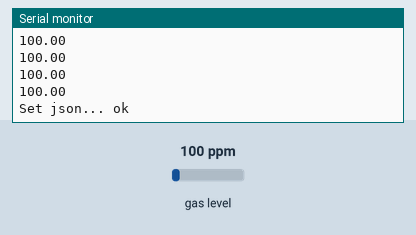
A sketch run on a simulated ESP8266 (NodeMCU). On the bench: the last lines printed to the serial monitor. The test bench sets the inputs (shaded band); at power-on: gas level 100 ppm. WiFi joins after 1.5 s; servers stay silent unless stated; the local clock reads 2024-03-15 10:24:30 at power-on unless the sketch sets it.

Above: at 3.2 s.
3.3 s: gas level set to 20 ppm
At 3.64 s:
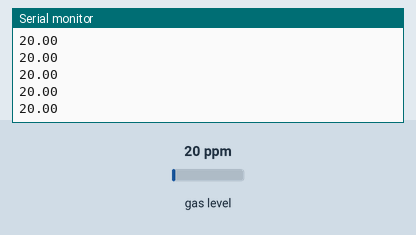
4.8 s: gas level set to 250 ppm
At 4.89 s:
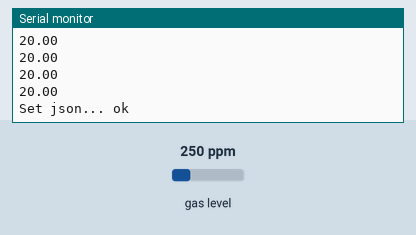
Timing chart, 0 to 7.8 s (numbered marks = the images above; inputs shaded):
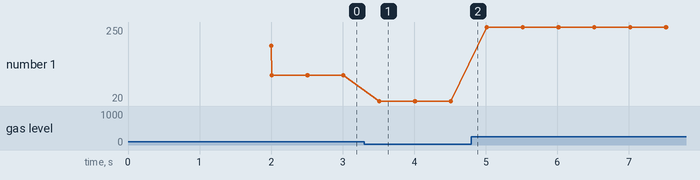

Measured:
- after the input at 3.3 s, the serial monitor: prints a new line after 0.21 s (image 1)
- plotted number 1: 100 → 20 after the input at 3.3 s, 20 → 250 after the input at 4.8 s

The sketch:

write_Firebase_auth.ino
```cpp
//Include the library
#include <Arduino.h>
#if defined(ESP32)
#include <WiFi.h>
#include <FirebaseESP32.h>
#elif defined(ESP8266)
#include <ESP8266WiFi.h>
#include <FirebaseESP8266.h>
#elif defined(ARDUINO_RASPBERRY_PI_PICO_W)
#include <WiFi.h>
#include <Firebase_ESP_Client.h>
#include <FirebaseESP8266.h>
#endif

int timestamp;
#include <MQUnifiedsensor.h>
#include "time.h"


#include <Arduino_JSON.h>


// Provide the token generation process info.
#include "addons/TokenHelper.h"
// Provide the RTDB payload printing info and other helper functions.
#include "addons/RTDBHelper.h"

// Insert your network credentials
#define WIFI_SSID ""
#define WIFI_PASSWORD ""

// Insert Firebase project API Key
#define API_KEY ""

// Insert Authorized Email and Corresponding Password


#define USER_EMAIL "a@gmail.com"
#define USER_PASSWORD "123456"

// Insert RTDB URLefine the RTDB URL
#define DATABASE_URL ""

// Define Firebase objects
FirebaseData fbdo;
FirebaseAuth auth;
FirebaseConfig config;
FirebaseJson json;

// Variable to save USER UID
String uid;

// Variables to save database paths
String databasePath;
String parentPath;
String timePath = "/timestamp";
String MQ2_H2Path = "/H2";
String MQ2_AlcPath = "/Alc";
String MQ2_PropPath = "/Prop";
String MQ2_LPGPath = "/LPG";
String MQ2_COPath = "/CO";


/************************Hardware Related Macros************************************/
#define         Board                   ("ESP32")
#define         Pin33                     (33)  //Analog input 3 of your arduino
/***********************Software Related Macros************************************/
#define         Type                    ("MQ-2") //MQ2
#define         Voltage_Resolution      (3.3)
#define         ADC_Bit_Resolution      (12) // For arduino UNO/MEGA/NANO
#define         RatioMQ2CleanAir        (9.83) //RS / R0 = 9.83 ppm


// Timer variables (send new readings every 30 secs)
unsigned long lastTime = 0;
unsigned long timerDelay = 500;

//Too get time from this server
const char* ntpServer = "pool.ntp.org";


/*****************************Globals***********************************************/
MQUnifiedsensor MQ2(Board, Voltage_Resolution, ADC_Bit_Resolution, Pin33, Type);
/*****************************Globals***********************************************/

// Initialize WiFi
void initWiFi() {
  WiFi.begin(WIFI_SSID, WIFI_PASSWORD);
  Serial.print("Connecting to WiFi ..");
  while (WiFi.status() != WL_CONNECTED) {
    Serial.print('.');
    delay(1000);
  }
  Serial.println(WiFi.localIP());
  Serial.println();
}

// Gets time so that we can see when the data is read
unsigned long getTime() {
  time_t now;
  struct tm timeinfo;
  if (!getLocalTime(&timeinfo)) {
    Serial.println("Failed to obtain time");
    return(0);
  }
  time(&now);
  return now;
}


String readGasH2(){
   MQ2.update();
   MQ2.setA(987.99); MQ2.setB(-2.162);
   float H2 = MQ2.readSensor();
   if (isnan(H2)){
   Serial.println("Failed to read from MQ2 H2 gas");
   return "";
   }else{
    Serial.println(H2);
    return String(H2);
   }
}

String readGasLPG(){
   MQ2.update();
   MQ2.setA(574.25); MQ2.setB(-2.222);
   float LPG = MQ2.readSensor();
   if (isnan(LPG)){
   Serial.println("Failed to read from MQ2 LPG gas");
   return "";
   }else{
    Serial.println(LPG);
    return String(LPG);
   }
}

String readGasCO(){
   MQ2.update();
   MQ2.setA(36974); MQ2.setB(-3.109);
   float CO = MQ2.readSensor();
   if (isnan(CO)){
   Serial.println("Failed to read from MQ2 CO gas");
   return "";
   }else{
    Serial.println(CO);
    return String(CO);
   }
}

String readGasAlcohol(){
   MQ2.update();
   MQ2.setA(3616.1); MQ2.setB(-2.675);
   float Alcohol = MQ2.readSensor();
   if (isnan(Alcohol)){
   Serial.println("Failed to read from MQ2 Alcohol gas");
   return "";
   }else{
    Serial.println(Alcohol);
    return String(Alcohol);
   }
}

String readGasPropane(){
   MQ2.update();
   MQ2.setA(658.71); MQ2.setB(-2.168);
   float Propane = MQ2.readSensor();
   if (isnan(Propane)){
   Serial.println("Failed to read from MQ2 Propane gas");
   return "";
   }else{
    Serial.println(Propane);
    return String(Propane);
   }
}


void setup(){
  Serial.begin(115200); //Init serial port
  initWiFi();
  configTime(0, 0, ntpServer);
  MQ2.init();
  MQ2.setRegressionMethod(1); //_PPM =  a*ratio^b

  /*****************************  MQ CAlibration ********************************************/
  // Explanation:
   // In this routine the sensor will measure the resistance of the sensor supposedly before being pre-heated
  // and on clean air (Calibration conditions), setting up R0 value.
  // We recomend executing this routine only on setup in laboratory conditions.
  // This routine does not need to be executed on each restart, you can load your R0 value from eeprom.
  // Acknowledgements: https://jayconsystems.com/blog/understanding-a-gas-sensor
  Serial.print("Calibrating please wait.");
  float calcR0 = 0;
  for(int i = 1; i<=10; i ++)
  {
    MQ2.update(); // Update data, the arduino will read the voltage from the analog pin
    calcR0 += MQ2.calibrate(RatioMQ2CleanAir);
    Serial.print(".");
  }
  MQ2.setR0(calcR0/10);
  Serial.println("  done!.");

  if(isinf(calcR0)) {Serial.println("Warning: Conection issue, R0 is infinite (Open circuit detected) please check your wiring and supply"); while(1);}
  if(calcR0 == 0){Serial.println("Warning: Conection issue found, R0 is zero (Analog pin shorts to ground) please check your wiring and supply"); while(1);}
  /*****************************  MQ CAlibration ********************************************/


  // Assign the api key (required)
  config.api_key = API_KEY;

  // Assign the user sign in credentials
  auth.user.email = USER_EMAIL;
  auth.user.password = USER_PASSWORD;

  // Assign the RTDB URL (required)
  config.database_url = DATABASE_URL;


  // Assign the callback function for the long running token generation task */
  config.token_status_callback = tokenStatusCallback; //see addons/TokenHelper.h

  // Assign the maximum retry of token generation
  config.max_token_generation_retry = 5;

  // Initialize the library with the Firebase authen and config
  Firebase.begin(&config, &auth);

  // Getting the user UID might take a few seconds
  Serial.println("Getting User UID");
  while ((auth.token.uid) == "") {
    Serial.print('.');
    delay(1000);
  }
  // Print user UID
  uid = auth.token.uid.c_str();
  Serial.print("User UID: ");
  Serial.println(uid);

    // Update database path
  databasePath = "/UsersData/" + uid + "/readings";

}

void loop() {
    if (Firebase.ready() && (millis() - lastTime) > timerDelay || lastTime == 0) {
    // Send Events to the client with the Sensor Readings Every 500 milis seconds
     lastTime = millis();


    timestamp = getTime();
    Serial.print ("time: ");
    Serial.println (timestamp);

    parentPath= databasePath + "/" + String(timestamp);


    json.set(MQ2_H2Path.c_str(),readGasH2());
    json.set(MQ2_AlcPath.c_str(),readGasAlcohol());
    json.set(MQ2_PropPath.c_str(),readGasPropane());
    json.set(MQ2_LPGPath.c_str(),readGasLPG());
    json.set(MQ2_COPath.c_str(),readGasCO());
    json.set(timePath, String(timestamp));


    Serial.printf("Set json... %s\n", Firebase.RTDB.setJSON(&fbdo, parentPath.c_str(), &json) ? "ok" : fbdo.errorReason().c_str());


    }
  }
```
